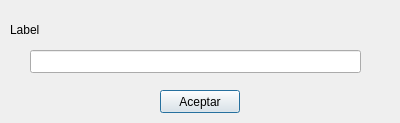
<?xml version="1.0" encoding="UTF-8"?>
<ui version="4.0">
 <class>InputDialog</class>
 <widget class="QDialog" name="InputDialog">
  <property name="geometry">
   <rect>
    <x>0</x>
    <y>0</y>
    <width>400</width>
    <height>123</height>
   </rect>
  </property>
  <property name="windowTitle">
   <string>Dialog</string>
  </property>
  <widget class="QPushButton" name="IDBotton">
   <property name="geometry">
    <rect>
     <x>160</x>
     <y>90</y>
     <width>80</width>
     <height>23</height>
    </rect>
   </property>
   <property name="text">
    <string>Aceptar</string>
   </property>
  </widget>
  <widget class="QLineEdit" name="IDLineEdit">
   <property name="geometry">
    <rect>
     <x>30</x>
     <y>50</y>
     <width>331</width>
     <height>23</height>
    </rect>
   </property>
  </widget>
  <widget class="QLabel" name="IDLabel">
   <property name="geometry">
    <rect>
     <x>10</x>
     <y>20</y>
     <width>381</width>
     <height>20</height>
    </rect>
   </property>
   <property name="text">
    <string>Label</string>
   </property>
  </widget>
 </widget>
 <resources/>
 <connections/>
</ui>
